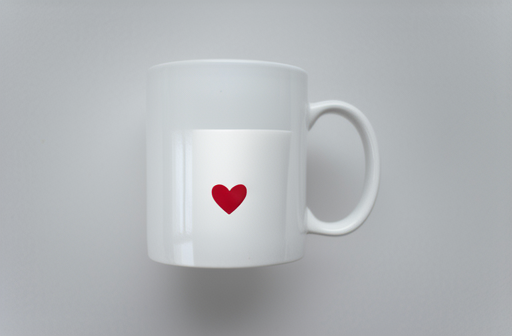
#> input picture experiments/support_v3_2026-05-11/mug_host_surface_no_component/result.png, 512 x 336 px, found by its file name
$ python make_whiteboard_replacement_probe_grid.py
#> lines starting #> are read from the running program, lines starting #| are printed output that depends on the picture
#!/usr/bin/env python3
from __future__ import annotations

import argparse
from pathlib import Path

from PIL import Image, ImageDraw, ImageFont


ROOT = Path("/workspace/rf_h_edit")
VARIANTS = [
    ("whiteboard_probe_blank", "blank"),
    ("whiteboard_probe_blue_letter_t", "blue T"),
    ("whiteboard_probe_red_letter_a", "red A"),
    ("whiteboard_probe_blue_round_magnet", "blue magnet"),
    ("whiteboard_probe_red_star_sticker", "red star"),
]
METHODS = [
    ("support_v3_controller_rmsgap", "M0"),
    ("support_v3_controller_rmsgap_replace_editor_v0", "M1 v0"),
    ("support_v3_controller_rmsgap_replace_editor_v1", "M2 v1"),
]


def load_image(path: Path, size: tuple[int, int]) -> Image.Image:
    if not path.exists():
        img = Image.new("RGB", size, (245, 245, 245))
        draw = ImageDraw.Draw(img)
        draw.text((12, 12), "missing", fill=(180, 0, 0))
        return img
    img = Image.open(path).convert("RGB")
    img.thumbnail(size, Image.LANCZOS)
    canvas = Image.new("RGB", size, "white")
    canvas.paste(img, ((size[0] - img.width) // 2, (size[1] - img.height) // 2))
    return canvas


def main() -> None:
    parser = argparse.ArgumentParser()
    parser.add_argument("--seeds", default="10 11 12")
    parser.add_argument(
        "--output",
        default="experiments/support_v3_2026-05-11/visual_gates/whiteboard_replacement_probe_seeds10_11_12_grid.png",
    )
    args = parser.parse_args()

    seeds = [int(x) for x in args.seeds.split()]
    tile = (190, 190)
    header_h = 42
    row_label_w = 148
    gap = 8
    cols = len(seeds) * len(METHODS)
    rows = len(VARIANTS)
    width = row_label_w + cols * tile[0] + (cols + 1) * gap
    height = header_h + rows * tile[1] + (rows + 1) * gap
    grid = Image.new("RGB", (width, height), "white")
#> grid: PIL image 1938x1040 RGB; every value is 255
    draw = ImageDraw.Draw(grid)
    font = ImageFont.load_default()

    for c_seed, seed in enumerate(seeds):
        for c_method, (_, method_label) in enumerate(METHODS):
            col = c_seed * len(METHODS) + c_method
            x = row_label_w + gap + col * (tile[0] + gap)
            draw.text((x + 4, 14), f"s{seed} {method_label}", fill=(20, 20, 20), font=font)

    for r, (variant, label) in enumerate(VARIANTS):
        y = header_h + gap + r * (tile[1] + gap)
        draw.text((10, y + 8), label, fill=(20, 20, 20), font=font)
        for c_seed, seed in enumerate(seeds):
            for c_method, (method, _) in enumerate(METHODS):
                col = c_seed * len(METHODS) + c_method
                x = row_label_w + gap + col * (tile[0] + gap)
                path = (
                    ROOT
                    / "outputs"
                    / "pretty_matrix"
                    / variant
                    / method
                    / f"seed_{seed}"
                    / "result.png"
                )
                grid.paste(load_image(path, tile), (x, y))
#> in load_image, img is the input picture: PIL image 512x336 RGB; mean R, G, B 178, 181.3, 184.4
#> in load_image, `canvas = Image.new("RGB", size, "white")`: canvas: PIL image 190x190 RGB; every value is 255
#> in load_image, `canvas.paste(img, ((size[0] - img.width) // 2, (size[1] - img.height) ..`:
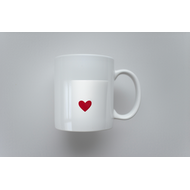
#> canvas: PIL image 190x190 RGB; mean R, G, B 204.4, 206.5, 208.5
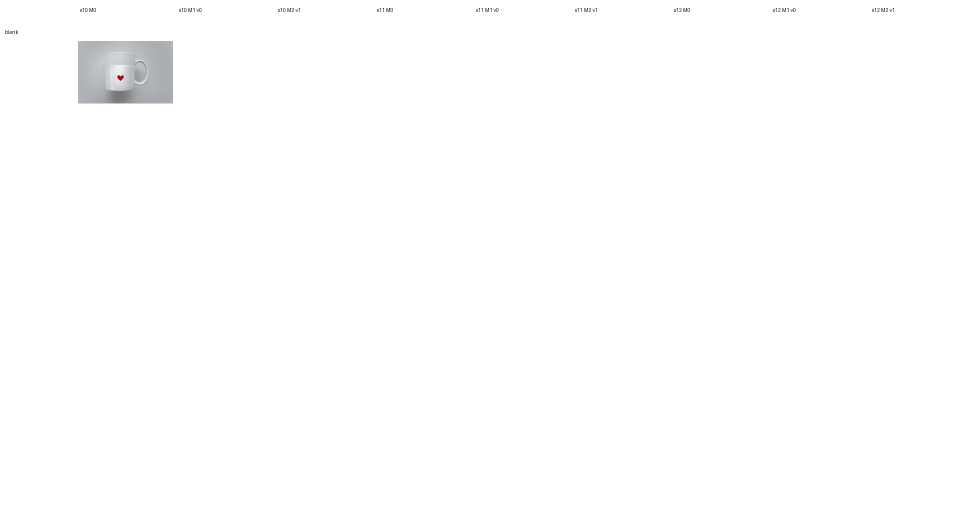
#> grid: PIL image 1938x1040 RGB (shown at 1/2 size); mean R, G, B 254, 254, 254.1
                draw.rectangle([x, y, x + tile[0] - 1, y + tile[1] - 1], outline=(220, 220, 220))

    out = ROOT / args.output
    out.parent.mkdir(parents=True, exist_ok=True)
    grid.save(out)
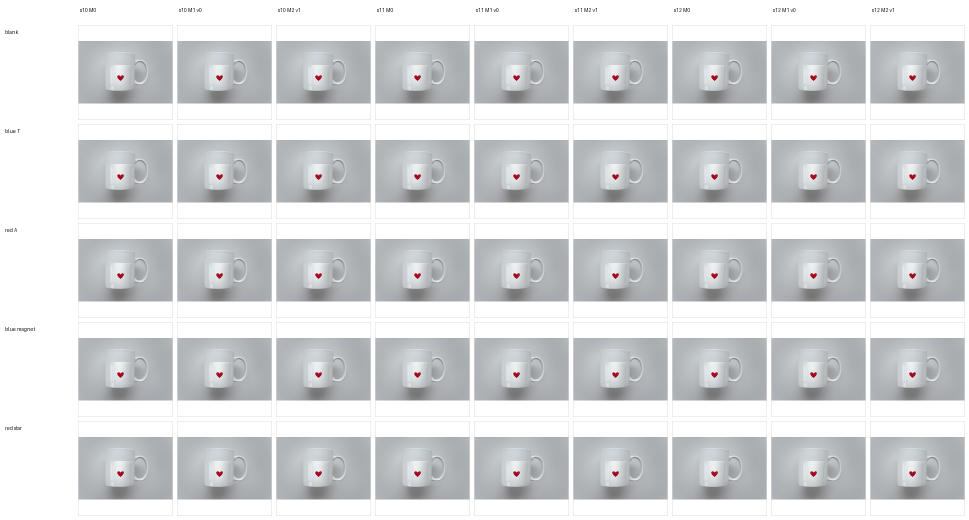
#> saved as whiteboard_replacement_probe_seeds10_11_12_grid.png: PIL image 1938x1040 RGB (shown at 1/2 size); mean R, G, B 213.9, 215.6, 217.2
    print(out)
#| /workspace/rf_h_edit/experiments/support_v3_2026-05-11/visual_gates/whiteboard_replacement_probe_seeds10_11_12_grid.png


if __name__ == "__main__":
    main()
